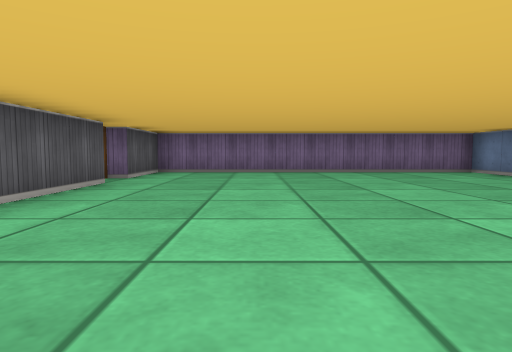
View 1 (above)

12 first-person views from a walk through a cub3D level. The camera is about half as high as the walls, tilts 4° down and sees 75° across. The floor is counted in squares. Each view is taken from the middle of a square. On the plan, view 1 faces up. The plan holds only what a view shows up to about 9 squares ahead; the rest is blank.

View 2
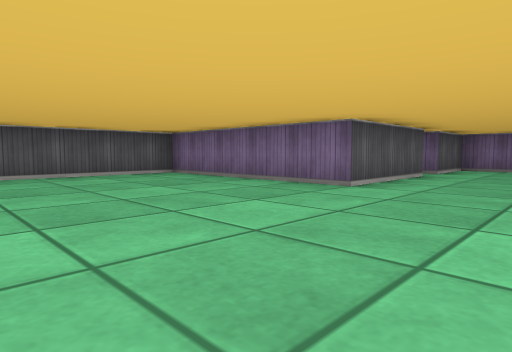

View 3
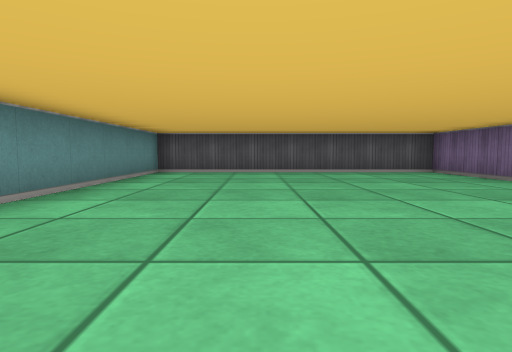

View 4
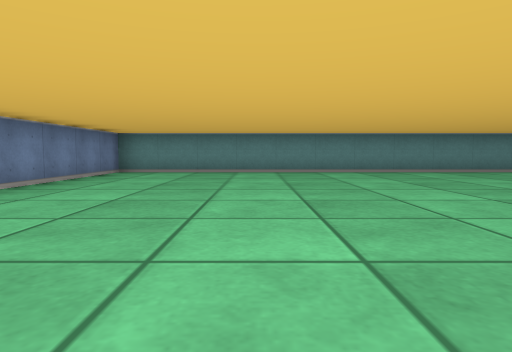

View 5
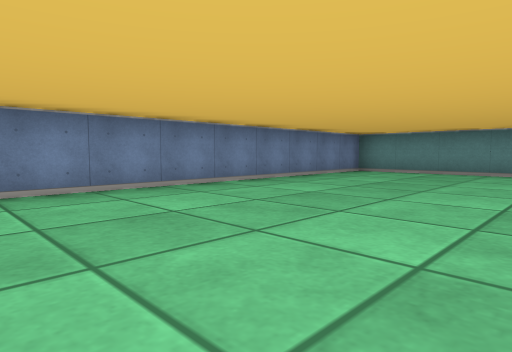

View 6
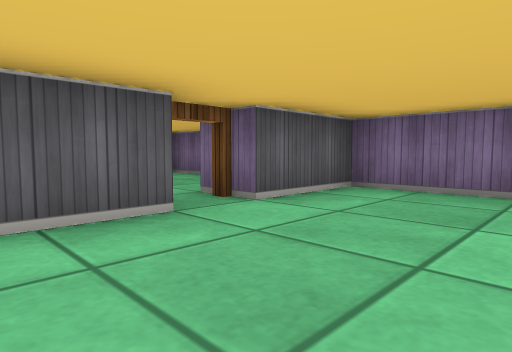

View 7
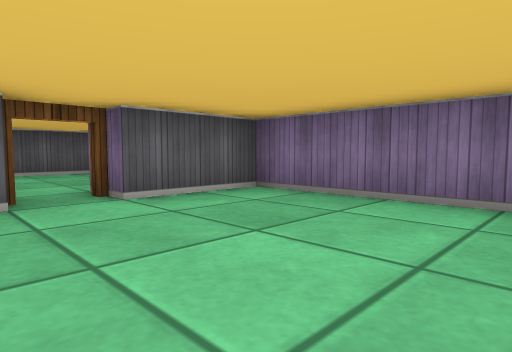

View 8
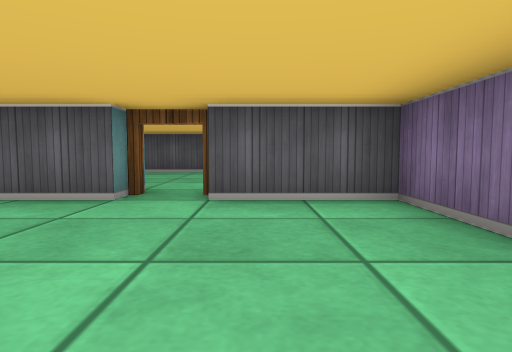

View 9
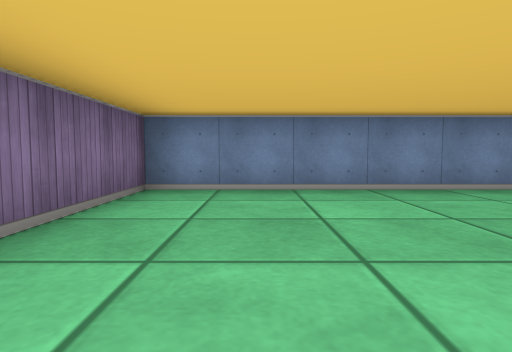

View 10
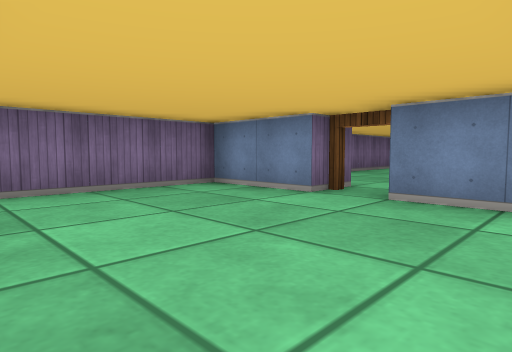

View 11
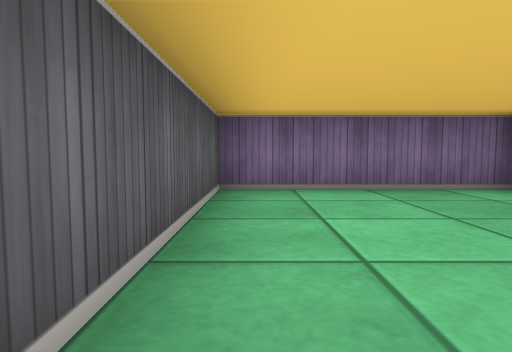

View 12
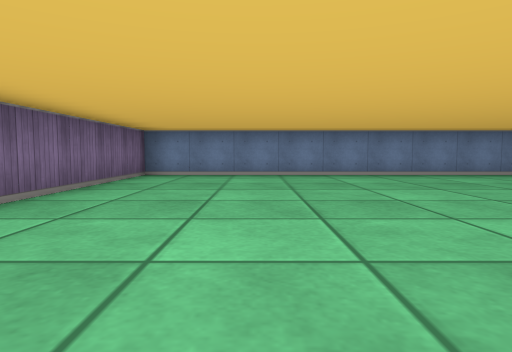

### Floor plan
Ten units are one square. View 1 is at (0, 0); x grows to the right and y downward. Boxes are objects, and circles mark ways between rooms. Rooms are numbered by the first view taken in them; rooms with no view inside come last. Other rooms are left out.
<svg viewBox="-80 -90 140 140">
<path fill="none" stroke="#000" d="M-25 -55 -25 -25 -75 -25 -75 45 55 45 55 -85 -25 -85 -25 -65M-35 -65 -35 -85 -75 -85 -75 -41M-35 -44 -35 -55"/>
<circle cx="-30" cy="-60" r="3" fill="#2a7"/>
<text x="0" y="-10">1</text>
<text x="-60" y="-60">2</text>
</svg>
Room 1 opens to room 2.

Where each view was taken, in squares from view 1:
view 1: 0 up, 0 right, facing up
view 2: 2 down, 0 right, facing up-left
view 3: 2 down, 1 right, facing left
view 4: 4 up, 2 right, facing down
view 5: 4 up, 1 right, facing down-right
view 6: 4 up, 0 right, facing up-left
view 7: 5 up, 1 right, facing up-left
view 8: 7 up, 1 right, facing left
view 9: 7 up, 1 right, facing right
view 10: 4 up, 7 left, facing up-right
view 11: 4 up, 7 left, facing up
view 12: 6 up, 2 left, facing right
